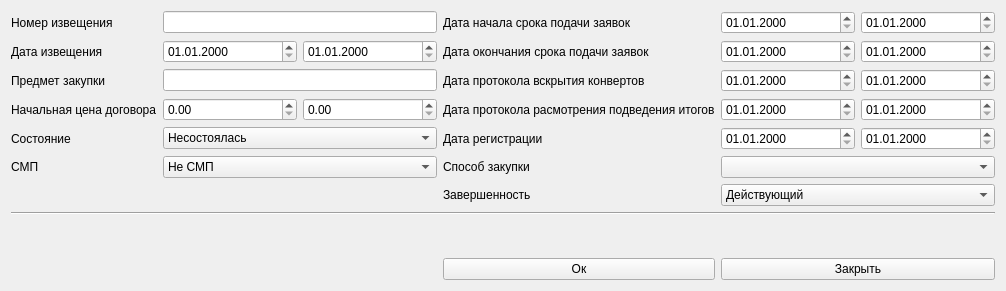
<?xml version="1.0" encoding="UTF-8"?>
<ui version="4.0">
 <class>FindFormProcurementMethod</class>
 <widget class="QWidget" name="FindFormProcurementMethod">
  <property name="geometry">
   <rect>
    <x>0</x>
    <y>0</y>
    <width>1006</width>
    <height>291</height>
   </rect>
  </property>
  <property name="windowTitle">
   <string>Поиск Конкурентных Способов Закупки</string>
  </property>
  <property name="windowIcon">
   <iconset resource="../../resources/main.qrc">
    <normaloff>:/images/logo.png</normaloff>:/images/logo.png</iconset>
  </property>
  <layout class="QGridLayout" name="gridLayout_2">
   <item row="2" column="3">
    <widget class="QLabel" name="openingEnvelopesDateLabel">
     <property name="text">
      <string>Дата протокола вскрытия конвертов</string>
     </property>
    </widget>
   </item>
   <item row="1" column="2">
    <widget class="QDateEdit" name="noticeDateToEdit">
     <property name="displayFormat">
      <string>dd.MM.yyyy</string>
     </property>
    </widget>
   </item>
   <item row="4" column="5">
    <widget class="QDateEdit" name="registrationDateToEdit">
     <property name="displayFormat">
      <string>dd.MM.yyyy</string>
     </property>
    </widget>
   </item>
   <item row="1" column="4">
    <widget class="QDateEdit" name="endDateDeadlineFromEdit">
     <property name="displayFormat">
      <string>dd.MM.yyyy</string>
     </property>
    </widget>
   </item>
   <item row="2" column="5">
    <widget class="QDateEdit" name="openingEnvelopesDateToEdit">
     <property name="displayFormat">
      <string>dd.MM.yyyy</string>
     </property>
    </widget>
   </item>
   <item row="3" column="0">
    <widget class="QLabel" name="startingPriceLabel">
     <property name="text">
      <string>Начальная цена договора</string>
     </property>
    </widget>
   </item>
   <item row="0" column="4">
    <widget class="QDateEdit" name="startDateDeadlineFromEdit">
     <property name="displayFormat">
      <string>dd.MM.yyyy</string>
     </property>
    </widget>
   </item>
   <item row="1" column="5">
    <widget class="QDateEdit" name="endDateDeadlineToEdit">
     <property name="displayFormat">
      <string>dd.MM.yyyy</string>
     </property>
    </widget>
   </item>
   <item row="4" column="0">
    <widget class="QLabel" name="procedureCompleteLabel">
     <property name="text">
      <string>Состояние</string>
     </property>
    </widget>
   </item>
   <item row="2" column="1" colspan="2">
    <widget class="QLineEdit" name="procurementObjectEdit"/>
   </item>
   <item row="2" column="4">
    <widget class="QDateEdit" name="openingEnvelopesDateFromEdit">
     <property name="displayFormat">
      <string>dd.MM.yyyy</string>
     </property>
    </widget>
   </item>
   <item row="8" column="0" colspan="6">
    <widget class="gui::FindFormContractWidget" name="FindFormContractWidget" native="true"/>
   </item>
   <item row="1" column="3">
    <widget class="QLabel" name="endDateDeadlineLabel">
     <property name="text">
      <string>Дата окончания срока подачи заявок</string>
     </property>
    </widget>
   </item>
   <item row="0" column="3">
    <widget class="QLabel" name="startDateDeadlineLabel">
     <property name="text">
      <string>Дата начала срока подачи заявок</string>
     </property>
    </widget>
   </item>
   <item row="3" column="2">
    <widget class="QDoubleSpinBox" name="startingPriceToSpinBox">
     <property name="maximum">
      <double>99999999.989999994635582</double>
     </property>
    </widget>
   </item>
   <item row="5" column="3">
    <widget class="QLabel" name="procurementMethodLabel">
     <property name="text">
      <string>Способ закупки</string>
     </property>
    </widget>
   </item>
   <item row="1" column="0">
    <widget class="QLabel" name="noticeDateLabel">
     <property name="text">
      <string>Дата извещения</string>
     </property>
    </widget>
   </item>
   <item row="5" column="1" colspan="2">
    <widget class="QComboBox" name="smpBox">
     <item>
      <property name="text">
       <string>Не СМП</string>
      </property>
     </item>
     <item>
      <property name="text">
       <string>СМП</string>
      </property>
     </item>
    </widget>
   </item>
   <item row="3" column="4">
    <widget class="QDateEdit" name="summarizingDateFromEdit">
     <property name="displayFormat">
      <string>dd.MM.yyyy</string>
     </property>
    </widget>
   </item>
   <item row="0" column="0">
    <widget class="QLabel" name="numberNoticeLabel">
     <property name="text">
      <string>Номер извещения</string>
     </property>
    </widget>
   </item>
   <item row="0" column="5">
    <widget class="QDateEdit" name="startDateDeadlineToEdit">
     <property name="displayFormat">
      <string>dd.MM.yyyy</string>
     </property>
    </widget>
   </item>
   <item row="4" column="1" colspan="2">
    <widget class="QComboBox" name="procedureCompleteBox">
     <item>
      <property name="text">
       <string>Несостоялась</string>
      </property>
     </item>
     <item>
      <property name="text">
       <string>Состоялась</string>
      </property>
     </item>
    </widget>
   </item>
   <item row="4" column="4">
    <widget class="QDateEdit" name="registrationDateFromEdit">
     <property name="displayFormat">
      <string>dd.MM.yyyy</string>
     </property>
    </widget>
   </item>
   <item row="9" column="4" colspan="2">
    <widget class="QPushButton" name="closeButton">
     <property name="text">
      <string>Закрыть</string>
     </property>
    </widget>
   </item>
   <item row="3" column="1">
    <widget class="QDoubleSpinBox" name="startingPriceFromSpinBox">
     <property name="maximum">
      <double>999999999.990000009536743</double>
     </property>
    </widget>
   </item>
   <item row="3" column="5">
    <widget class="QDateEdit" name="summarizingDateToEdit">
     <property name="displayFormat">
      <string>dd.MM.yyyy</string>
     </property>
    </widget>
   </item>
   <item row="9" column="3">
    <widget class="QPushButton" name="okButton">
     <property name="text">
      <string>Ок</string>
     </property>
    </widget>
   </item>
   <item row="5" column="4" colspan="2">
    <widget class="QComboBox" name="procurementMethodBox"/>
   </item>
   <item row="3" column="3">
    <widget class="QLabel" name="summarizingDateLabel">
     <property name="text">
      <string>Дата протокола расмотрения подведения итогов</string>
     </property>
    </widget>
   </item>
   <item row="7" column="0" colspan="6">
    <widget class="Line" name="line">
     <property name="orientation">
      <enum>Qt::Horizontal</enum>
     </property>
    </widget>
   </item>
   <item row="0" column="1" colspan="2">
    <widget class="QLineEdit" name="numberNoticeEdit"/>
   </item>
   <item row="5" column="0">
    <widget class="QLabel" name="smpLabel">
     <property name="text">
      <string>СМП</string>
     </property>
    </widget>
   </item>
   <item row="2" column="0">
    <widget class="QLabel" name="procurementObjectLabel">
     <property name="text">
      <string>Предмет закупки</string>
     </property>
    </widget>
   </item>
   <item row="1" column="1">
    <widget class="QDateEdit" name="noticeDateFromEdit">
     <property name="displayFormat">
      <string>dd.MM.yyyy</string>
     </property>
    </widget>
   </item>
   <item row="4" column="3">
    <widget class="QLabel" name="registrationDateLabel">
     <property name="text">
      <string>Дата регистрации</string>
     </property>
    </widget>
   </item>
   <item row="6" column="4" colspan="2">
    <widget class="QComboBox" name="completenessBox">
     <item>
      <property name="text">
       <string>Действующий</string>
      </property>
     </item>
     <item>
      <property name="text">
       <string>Завершенный</string>
      </property>
     </item>
    </widget>
   </item>
   <item row="6" column="3">
    <widget class="QLabel" name="completenessLabel">
     <property name="text">
      <string>Завершенность</string>
     </property>
    </widget>
   </item>
  </layout>
 </widget>
 <customwidgets>
  <customwidget>
   <class>gui::FindFormContractWidget</class>
   <extends>QWidget</extends>
   <header>gui/widgets/findformcontractwidget.h</header>
   <container>1</container>
  </customwidget>
 </customwidgets>
 <tabstops>
  <tabstop>numberNoticeEdit</tabstop>
  <tabstop>noticeDateFromEdit</tabstop>
  <tabstop>noticeDateToEdit</tabstop>
  <tabstop>procurementObjectEdit</tabstop>
  <tabstop>startingPriceFromSpinBox</tabstop>
  <tabstop>startingPriceToSpinBox</tabstop>
  <tabstop>procedureCompleteBox</tabstop>
  <tabstop>startDateDeadlineFromEdit</tabstop>
  <tabstop>startDateDeadlineToEdit</tabstop>
  <tabstop>endDateDeadlineFromEdit</tabstop>
  <tabstop>endDateDeadlineToEdit</tabstop>
  <tabstop>openingEnvelopesDateFromEdit</tabstop>
  <tabstop>openingEnvelopesDateToEdit</tabstop>
  <tabstop>summarizingDateFromEdit</tabstop>
  <tabstop>summarizingDateToEdit</tabstop>
  <tabstop>closeButton</tabstop>
 </tabstops>
 <resources>
  <include location="../../resources/main.qrc"/>
 </resources>
 <connections/>
</ui>
